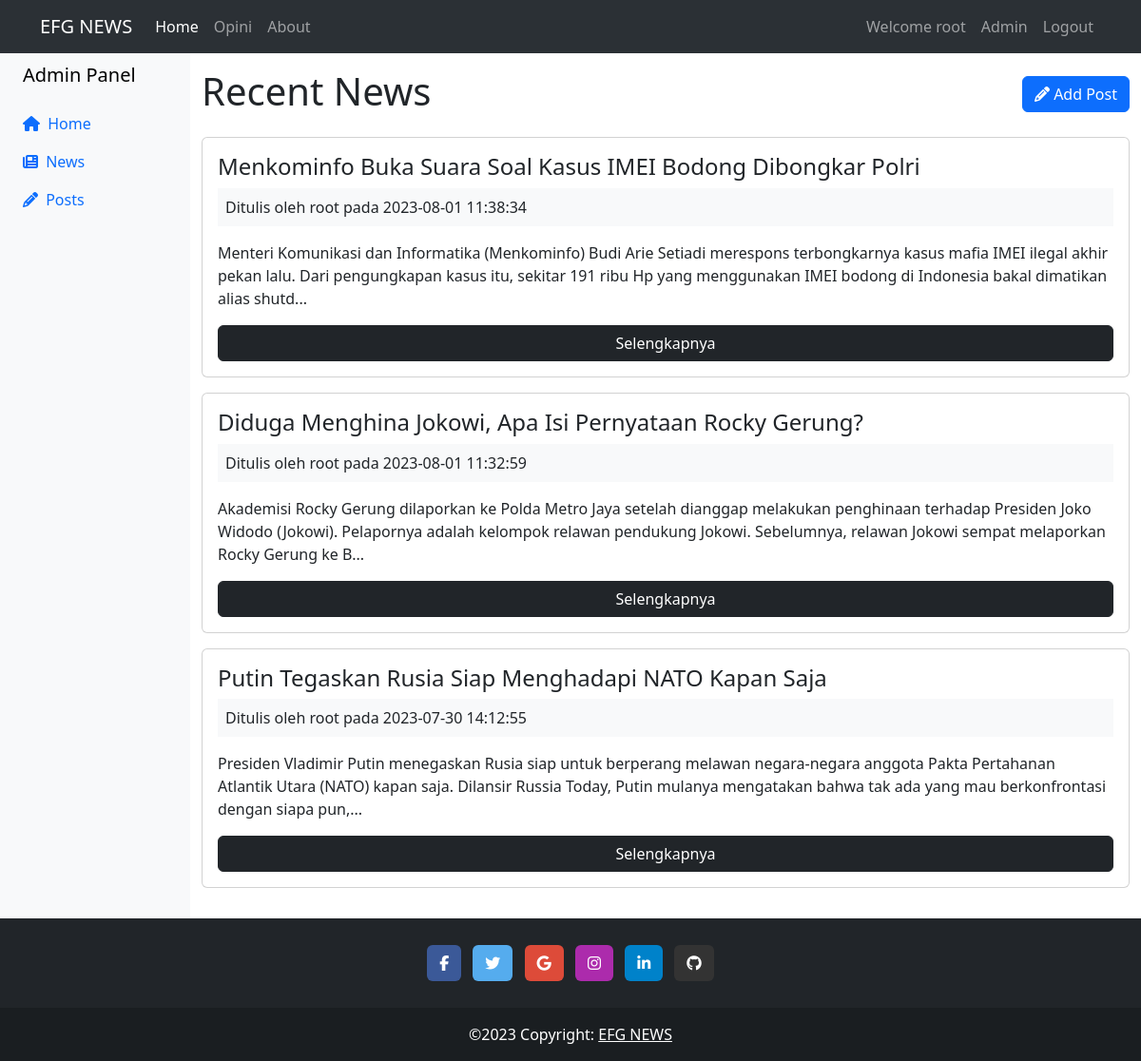
/admin/news (signed in), run on the app's committed database.
### tables this page shows
CREATE TABLE `news` (
  `id` int(11) NOT NULL,
  `user_id` int(11) NOT NULL,
  `title` varchar(255) NOT NULL,
  `image` varchar(255) DEFAULT NULL,
  `body` text NOT NULL,
  `created_at` datetime NOT NULL DEFAULT current_timestamp()
);

CREATE TABLE `users` (
  `id` int(11) NOT NULL,
  `admin` tinyint(1) NOT NULL DEFAULT 0,
  `name` varchar(255) NOT NULL,
  `email` varchar(255) NOT NULL,
  `password` varchar(255) NOT NULL,
  `created_at` datetime NOT NULL DEFAULT current_timestamp()
);

### app/controllers/Admin.php (called while the page is built, shortened)
<?php
    class Admin extends Controller {
        public function __construct() {
            $this->newsModel = $this->model('News');
        }
        public function news(){
            $news = $this->newsModel->getNews();
            $data = [
                'news' => $news
            ];
            $this->view('admin/news', $data);
        }
    }

### app/libraries/Core.php (called while the page is built, shortened)
<?php
    class Core {
        protected $currentMethod = 'index';
        public function __construct(){
            $url = $this->getUrl();
            if(isset($url[0])){
                if(file_exists('../app/controllers/' . ucwords($url[0]) . '.php')){
                    unset($url[0]);
                }
            }
            $this->currentController = new $this->currentController;
            if(isset($url[1])){
                if(method_exists($this->currentController, $url[1])){
                    $this->currentMethod = $url[1];
                    unset($url[1]);
                }
            }
            $this->params = $url ? array_values($url) : [];
            call_user_func_array([$this->currentController, $this->currentMethod], $this->params);
        }
        public function getUrl(){
            if(isset($_GET['url'])){
                $url = rtrim($_GET['url'], '/');
                $url = filter_var($url, FILTER_SANITIZE_URL);
                $url = explode('/', $url);
                return $url;
            }
        }
    }

### public/index.php (called while the page is built, shortened)
<?php
    $init = new Core;

### app/libraries/Database.php (called while the page is built, shortened)
<?php
    class Database {
        private $host = DB_HOST;
        private $user = DB_USER;
        private $pass = DB_PASS;
        private $dbname = DB_NAME;
        private $dbh;
        private $stmt;
        public function __construct() {
            $dsn = 'mysql:host=' . $this->host . ';dbname=' . $this->dbname;
            $options = array(
                PDO::ATTR_PERSISTENT => true,
                PDO::ATTR_ERRMODE => PDO::ERRMODE_EXCEPTION
            );
            try{
                $this->dbh = new PDO($dsn, $this->user, $this->pass, $options);
            }catch(PDOException $e){
                $this->error = $e->getMessage();
                echo $this->error;
            }
        }
        public function query($sql){
            $this->stmt = $this->dbh->prepare($sql);
        }
        public function execute(){
            return $this->stmt->execute();
        }
        public function resultSet(){
            $this->execute();
            return $this->stmt->fetchAll(PDO::FETCH_OBJ);
        }
    }

### app/models/News.php (called while the page is built, shortened)
<?php
    class News {
        private $db;
        function __construct() {
            $this->db = new Database;
        }
        public function getNews(){
            $this->db->query('SELECT *,
                                news.id as newsId,
                                users.id as userId,
                                news.created_at as newCreated,
                                users.created_at as userCreated
                                FROM news
                                INNER JOIN users
                                ON news.user_id = users.id
                                ORDER BY news.created_at DESC
                                ');
            $results = $this->db->resultSet();
            return $results;
        }
    }

### app/views/admin/news.php (the view, shortened to what this page needs)
<?php require APPROOT . '/views/inc/header.php'; ?>
<?php require APPROOT . '/views/inc/sidebar.php'; ?>
        <div class="col py-3">
            <div class="row mb-3">
                <div class="col-md-6">
                    <h1>Recent News</h1>
                </div>
                <div class="col-md-6 text-end mt-2">
                    <a href="<?= URLROOT; ?>/artikel/add" class="btn btn-primary pull-right">
                        <i class="fa fa-pencil" aria-hidden="true"></i> Add Post
                    </a>
                </div>
            </div>
            <?php foreach($data['news'] as $new) : ?>
                <div class="card card-body mb-3">
                    <h4 class="card-title"><?= $new->title; ?></h4>
                    <div class="bg-light p-2 mb-3">
                        Ditulis oleh <?= $new->name; ?> pada <?= $new->newCreated; ?>
                    </div>
                    <p class="card-text"><?= substr($new->body, 0, 250) . "..."; ?></p>
                    <a href="<?= URLROOT; ?>/admin/shows/<?= $new->newsId; ?>" class="btn btn-dark">Selengkapnya</a>
                </div>
            <?php endforeach; ?>
        </div>
    </div>
</div>
<?php require APPROOT . '/views/inc/footer.php'; ?>

### data on the page
news: title "Menkominfo Buka Suara Soal Kasus IMEI Bodong Dibongkar Polri", user.name "root", created_at "2023-08-01 11:38:34", body "Menteri Komunikasi dan Informatika (Menkominfo) Budi Arie Setiadi merespons terbongkarnya kasus mafia IMEI ilegal akhir pekan lalu. Dari pengungkapan kasus itu, sekitar 191 ribu Hp yang menggunakan IMEI bodong di Indonesia bakal dimatikan alias shutd"
news: title "Diduga Menghina Jokowi, Apa Isi Pernyataan Rocky Gerung?", user.name "root", created_at "2023-08-01 11:32:59", body "Akademisi Rocky Gerung dilaporkan ke Polda Metro Jaya setelah dianggap melakukan penghinaan terhadap Presiden Joko Widodo (Jokowi). Pelapornya adalah kelompok relawan pendukung Jokowi. Sebelumnya, relawan Jokowi sempat melaporkan Rocky Gerung ke B"
news: title "Putin Tegaskan Rusia Siap Menghadapi NATO Kapan Saja", user.name "root", created_at "2023-07-30 14:12:55", body "Presiden Vladimir Putin menegaskan Rusia siap untuk berperang melawan negara-negara anggota Pakta Pertahanan Atlantik Utara (NATO) kapan saja. Dilansir Russia Today, Putin mulanya mengatakan bahwa tak ada yang mau berkonfrontasi dengan siapa pun,"

### other printed values
SITENAME "EFG NEWS"
$_SESSION['user_name'] "root"
